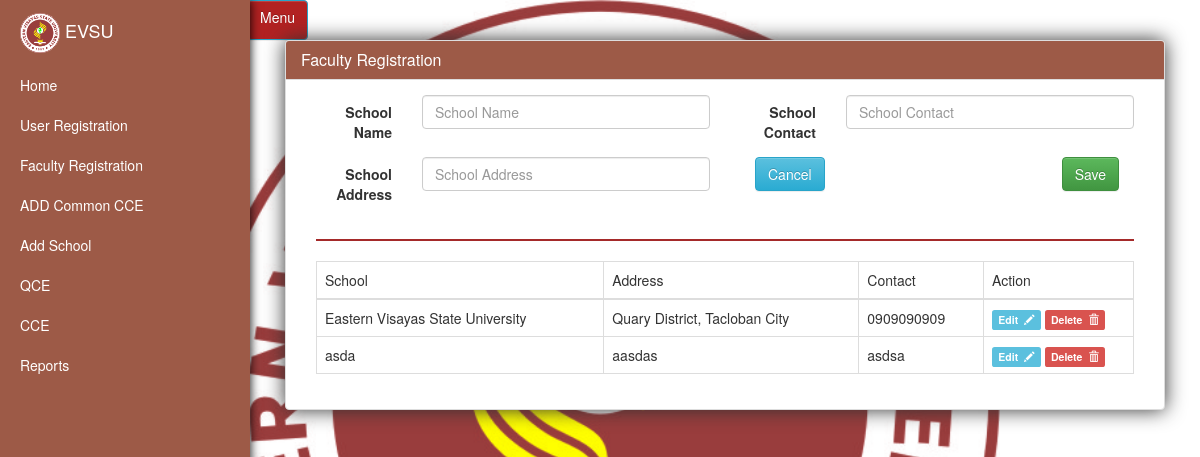
Page /index.php/main/add_school on the committed database.
### tables this page shows
CREATE TABLE IF NOT EXISTS `tbl_school` (
  `id` int(11) NOT NULL,
  `sch_name` varchar(50) NOT NULL,
  `sch_address` varchar(50) NOT NULL,
  `sch_contact` varchar(50) NOT NULL
);

### application/controllers/Main.php (called while the page is built, shortened)
<?php
    class Main extends CI_Controller
    {
      function add_school()
      {
        $this->load->view('include/header');
        $this->load->view('include/nav');
        $this->load->model('registration');
        $this->load->view('page/add_school');
        $this->load->view('include/footer');
      }
    }

### index.php (called while the page is built, shortened)
<?php
require_once BASEPATH.'core/CodeIgniter.php';

### application/models/Registration.php (called while the page is built, shortened)
<?php
class Registration extends CI_Model
{
      function schoolList()
      {
          return $this->db->get('tbl_school')->result_array();
      }
}

### application/views/page/add_school.php (the view, shortened to what this page needs)
<div id="page-content-wrapper">
  <a href="#menu-toggle" id="menu-toggle" class="btn btn-info" style="margin-left:-23px;margin-top:-25px; height:40px;background: #B22222;">Menu</a>
    <div class="container-fluid">
      <?php
          if (empty($sch_name))
          {
            $sch_name = "";
            $sch_address = "";
            $sch_contact = "";
            $id = "";
          }
       ?>
        <div class="row">
            <div class="col-lg-12">
                  <div class="panel panel-default" style="box-shadow: 0px 0px 20px rgb(49, 49, 49)">
                  <div class="panel-heading" style="background: rgb(157, 90, 71)" >
                    <h1 class="panel-title" style="color:white">Faculty Registration</h1>
                  </div>
                  <div class="panel-body">
                      <form class="form-horizontal" action="/save_school" method="post">
                        <div class="col-md-6">
                          <div class="form-group">
                            <label class="col-sm-3 control-label">School Name</label>
                            <div class="col-sm-9">
                              <input type="text" name="sch_name" class="form-control" placeholder="School Name" value="<?php echo $sch_name ?>">
                            </div>
                          </div>
                          <div class="form-group">
                            <label class="col-sm-3 control-label">School Address</label>
                            <div class="col-sm-9">
                              <input type="text" name="sch_address" class="form-control" placeholder="School Address"  value="<?php echo $sch_address ?>">
                            </div>
                          </div>
                        </div>
                        <div class="col-md-6">
                          <div class="form-group">
                            <label class="col-sm-3 control-label">School Contact</label>
                            <div class="col-sm-9">
                              <input type="text" name="sch_contact" class="form-control" placeholder="School Contact"  value="<?php echo $sch_contact ?>">
                            </div>
                          </div>
                          <div class="form-goup">
                            <div class="col-sm-12">
                                <a href="/add_school" class="btn btn-info">Cancel</a>
                                <button type="submit" class = "btn btn-success pull-right" name="button">Save</button>
                            </div>
                            <br /> <br />
                          </div>
                        </div>
                      </form>
                      <div class="col-md-12">
                        <hr style="border: 1px solid brown;" />
                        <table class="table table-bordered">
                          <thead>
                            <tr>
                              <td>School</td>
                              <td>Address</td>
                              <td>Contact</td>
                              <td width="150">Action</td>
                            </tr>
                          </thead>
                          <tbody>
                            <?php
                            foreach ($this->registration->schoolList() as $key => $value):
                            extract($value);
                            ?>
                              <tr>
                                <td><?php echo $sch_name; ?></td>
                                <td><?php echo $sch_address ?></td>
                                <td><?php echo $sch_contact; ?></td>
                                <td>
                                  <a href="/edit/<?php echo $id ?>" class="label label-info">Edit&nbsp;&nbsp;<span class="glyphicon glyphicon-pencil"></span></a>
                                  <a href="/delete/<?php echo $id ?>" class="label label-danger" onclick="return confirm('Delete School?')">Delete&nbsp;&nbsp;<span class="glyphicon glyphicon-trash"></span></a>
                                </td>
                              </tr>
                            <?php endforeach; ?>
                          </tbody>
                        </table>
                      </div>
                  </div>
                </div>
            </div>
        </div>
    </div>
</div>

### assets/css/simple-sidebar.css (style rules this page uses)
#page-content-wrapper { width: 100%; position: absolute; padding: 15px; }
@media (min-width:768px) { #page-content-wrapper { padding: 20px; position: relative; } }

### assets/css/style.css (style rules this page uses)
body { background-image: url(../images/EVSU.jpg); background-position: top; background-repeat: no-repeat; background-attachment: fixed; background-size: contain; }

### rows in the picture
tbl_school: sch_name "Eastern Visayas State University", sch_address "Quary District, Tacloban City", sch_contact "0909090909"
tbl_school: sch_name "asda", sch_address "aasdas", sch_contact "asdsa"
